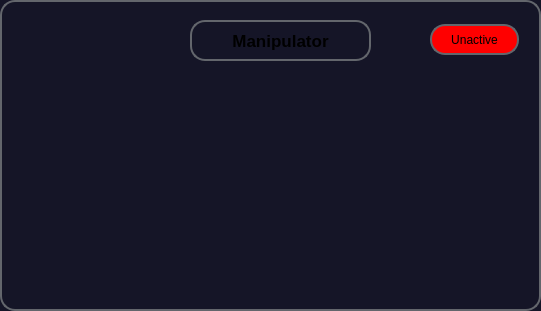
       <widget class="QFrame" name="frame_11">
        <property name="geometry">
         <rect>
          <x>700</x>
          <y>630</y>
          <width>541</width>
          <height>311</height>
         </rect>
        </property>
        <property name="styleSheet">
         <string notr="true">background-color:rgb(21, 21, 39);
border-radius: 15px; 
border: 2px solid rgb(99, 102, 108);</string>
        </property>
        <property name="frameShape">
         <enum>QFrame::StyledPanel</enum>
        </property>
        <property name="frameShadow">
         <enum>QFrame::Raised</enum>
        </property>
        <widget class="QWidget" name="widget" native="true">
         <property name="geometry">
          <rect>
           <x>10</x>
           <y>70</y>
           <width>521</width>
           <height>221</height>
          </rect>
         </property>
         <property name="styleSheet">
          <string notr="true">border:none;</string>
         </property>
        </widget>
        <widget class="QLabel" name="label_21">
         <property name="geometry">
          <rect>
           <x>190</x>
           <y>20</y>
           <width>181</width>
           <height>41</height>
          </rect>
         </property>
         <property name="font">
          <font>
           <pointsize>13</pointsize>
           <weight>75</weight>
           <bold>true</bold>
          </font>
         </property>
         <property name="text">
          <string>Manipulator</string>
         </property>
         <property name="alignment">
          <set>Qt::AlignCenter</set>
         </property>
        </widget>
        <widget class="QPushButton" name="button_manipulator">
         <property name="geometry">
          <rect>
           <x>430</x>
           <y>24</y>
           <width>89</width>
           <height>31</height>
          </rect>
         </property>
         <property name="styleSheet">
          <string notr="true">background-color:red</string>
         </property>
         <property name="text">
          <string>Unactive</string>
         </property>
         <property name="checkable">
          <bool>true</bool>
         </property>
        </widget>
       </widget>
